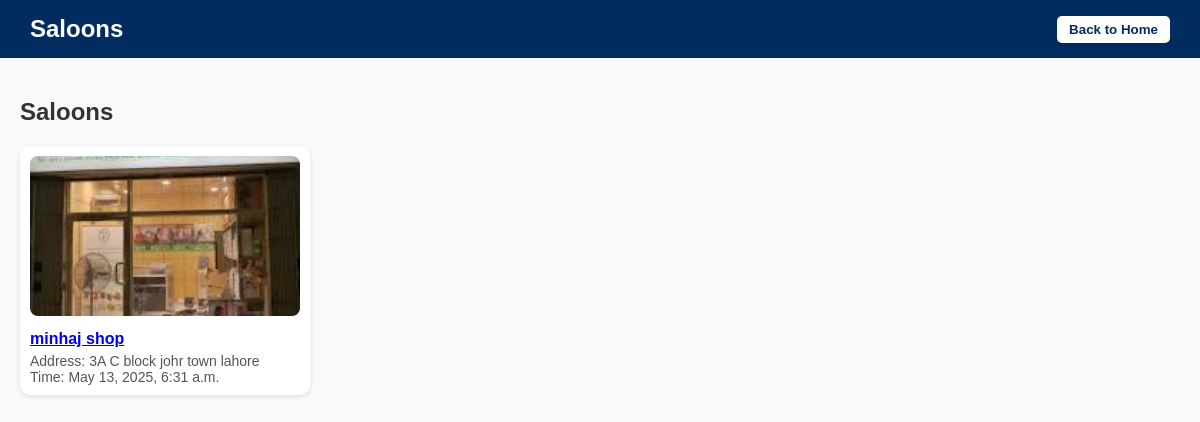
The app's page /home/shops/ with its own data.
### ads/models.py (models this page shows, shortened)
class AdPayment(models.Model):
    CATEGORY_CHOICES = [
        ('Playing Arena', 'Playing Arena'),
        ('Gym', 'Gym'),
        ('Farm House', 'Farm House'),
        ('Hotel Room', 'Hotel Room'),
        ('Saloon', 'Saloon'),
        ('Swimming Pool', 'Swimming Pool'),
        ('Cafe', 'Cafe'),
        ('Event Space', 'Event Space'),
        ('House', 'House'),
        ('Shop', 'Shop'),
    ]
    BANK_CHOICES = [
    ('meezan', 'Meezan Bank'),
    ('sadapay', 'SadaPay'),
    ('bank_alfalah', 'Bank Alfalah'),
    ('faysal', 'Faysal Bank'),
    ('hbl', 'Habib Bank Limited'),
    ('mcb', 'MCB Bank Limited'),
    ('ubl', 'United Bank Limited'),
    ('nbp', 'National Bank of Pakistan'),
    ('js_bank', 'JS Bank'),
    ('bank_of_punjab', 'Bank of Punjab'),
    ('standard_chartered', 'Standard Chartered Bank'),
    ('albaraka', 'Al Baraka Bank'),
    ('askari', 'Askari Bank'),
    ('bank_islamic', 'Bank Islami Pakistan Limited'),
]
    user = models.ForeignKey(
        settings.AUTH_USER_MODEL,
        on_delete=models.CASCADE,
        default=1
    )
    title = models.CharField(max_length=255)
    category = models.CharField(max_length=20, choices=CATEGORY_CHOICES)
    description = models.TextField()
    location = models.CharField(max_length=255)
    price = models.DecimalField(max_digits=10, decimal_places=2, null=True, blank=True)
    image = models.ImageField(upload_to='ads/images/')
    account_holder_name = models.CharField(max_length=255)
    account_number = models.CharField(max_length=255)
    bank = models.CharField(max_length=20, choices=BANK_CHOICES)  # Added choices here
    created_at = models.DateTimeField(auto_now_add=True)

### home/views.py (the view)
# urls.py: path('shops/', views.shops, name='shops'),
def shops(request):
    ads = AdPayment.objects.filter(category="Shop")
    return render(request, 'shops.html', {'ads': ads})

### home/templates/shops.html (shortened to what this page needs)
<!DOCTYPE html>
<html lang="en">
<head>
</head>
<body>
  <header>
    <h1>Saloons</h1>
    <button class="back-button" onclick="window.history.back()">Back to Home</button>
  </header>
  <div class="container">
    <h2>Saloons</h2>
    <div class="card-container">
      {% for ad in ads %}
      <div class="card">
        <img src="{{ ad.image.url }}" alt="{{ ad.title }}" />
        <h3><a href="{% url 'home:spot_detail' ad.id %}">{{ ad.title }}</a></h3>
        <p>Address: {{ ad.location }}<br>Time: {{ ad.created_at }}</p>
      </div>
      {% empty %}
      <p>No Saloons ads available at the moment.</p>
      {% endfor %}
    </div>
  </div>
</body>
</html>

### home/templates/shops.html (style rules this page uses)
body { font-family: Arial, sans-serif; margin: 0; padding: 0; background-color: #f9f9f9; }
header { background-color: #022b5f; color: white; padding: 15px 30px; display: flex; justify-content: space-between; align-items: center; }
header h1 { margin: 0; font-size: 24px; }
.back-button { background-color: white; color: #022b5f; padding: 6px 12px; border: none; border-radius: 5px; cursor: pointer; font-weight: bold; }
.container { padding: 20px; }
h2 { margin-bottom: 20px; color: #333; }
.card-container { display: flex; flex-wrap: wrap; gap: 20px; }
.card { background-color: white; border-radius: 10px; box-shadow: 0 2px 5px rgba(0, 0, 0, 0.1); width: calc(25% - 20px); padding: 10px; transition: transform 0.3s ease; }
.card img { width: 100%; height: 160px; object-fit: cover; border-radius: 8px; }
.card h3 { margin: 10px 0 5px; font-size: 16px; color: #022b5f; }
.card p { margin: 0; font-size: 14px; color: #555; }

### records on screen
AdPayment: image (picture), title "minhaj shop", location "3A C block johr town lahore", created_at "May 13, 2025, 6:31 a.m."
